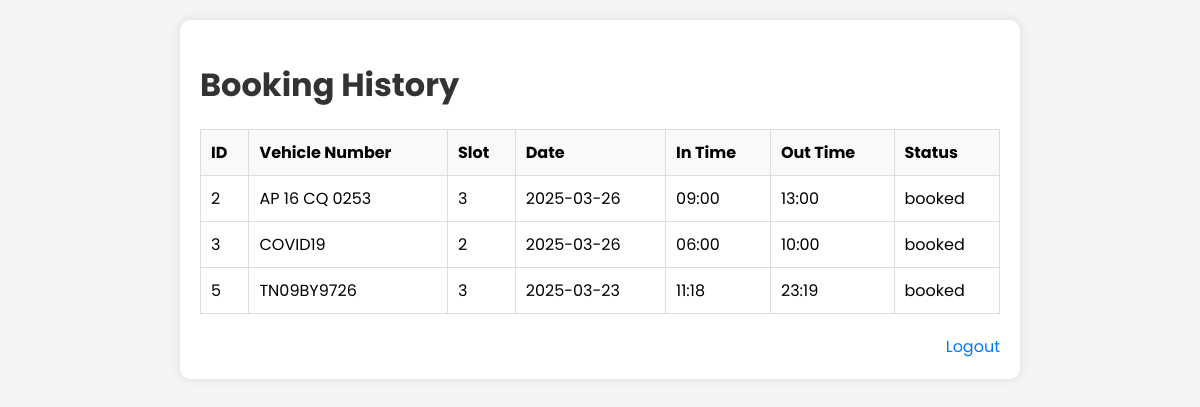
The app's page /history (signed in) with its own data.
### tables this page shows
CREATE TABLE bookings (
    id INTEGER PRIMARY KEY AUTOINCREMENT,
    user_id INTEGER NOT NULL,
    slot_id INTEGER NOT NULL,
    date TEXT NOT NULL,
    in_time TEXT NOT NULL,
    out_time TEXT NOT NULL,
    vehicle_number TEXT NOT NULL,
    mobile_number TEXT NOT NULL,  -- Added Mobile Number Field
    status TEXT DEFAULT 'available', -- 'available' or 'booked'
    FOREIGN KEY (user_id) REFERENCES users (id)
);

### app.py (the view)
@app.route('/history')
def history():
    if 'user_id' not in session:
        return redirect(url_for('login'))
    conn = get_db_connection()
    bookings = conn.execute('''
        SELECT id, vehicle_number, slot_id, date, in_time, out_time, status
        FROM bookings
        WHERE user_id = ?
    ''', (session['user_id'],)).fetchall()
    conn.close()
    return render_template('history.html', bookings=bookings)

### app.py (called while the page is built)
def get_db_connection():
    conn = sqlite3.connect(DATABASE)
    conn.row_factory = sqlite3.Row
    return conn

### templates/history.html (shortened to what this page needs)
<!DOCTYPE html>
<html>
<head>
</head>
<body>
    <div class="container">
        <h1>Booking History</h1>
        <table>
            <thead>
                <tr>
                    <th>ID</th>
                    <th>Vehicle Number</th>
                    <th>Slot</th>
                    <th>Date</th>
                    <th>In Time</th>
                    <th>Out Time</th>
                    <th>Status</th>
                </tr>
            </thead>
            <tbody>
                {% for booking in bookings %}
                <tr>
                    <td>{{ booking.id }}</td>
                    <td>{{ booking.vehicle_number }}</td>
                    <td>{{ booking.slot_id }}</td>
                    <td>{{ booking.date }}</td>
                    <td>{{ booking.in_time }}</td>
                    <td>{{ booking.out_time }}</td>
                    <td>{{ booking.status }}</td>
                </tr>
                {% endfor %}
            </tbody>
        </table>
        <div class="logout">
            <a href="{{ url_for('logout') }}">Logout</a>
        </div>
    </div>
</body>
</html>

### templates/history.html (style rules this page uses)
body { font-family: 'Poppins', sans-serif; background-color: #f4f4f4; margin: 0; padding: 20px; }
.container { background: #fff; padding: 20px; border-radius: 10px; box-shadow: 0 0 10px rgba(0, 0, 0, 0.1); max-width: 800px; margin: 0 auto; }
h1 { margin-bottom: 20px; color: #333; }
table { width: 100%; border-collapse: collapse; margin-bottom: 20px; }
th, td { padding: 10px; border: 1px solid #ddd; text-align: left; }
th { background-color: #f8f9fa; }
.logout { text-align: right; }
.logout a { color: #007bff; text-decoration: none; }

### records on screen
bookings: id "2", vehicle_number "AP 16 CQ 0253", slot_id "3", date "2025-03-26", in_time "09:00", out_time "13:00", status "booked"
bookings: id "3", vehicle_number "COVID19", slot_id "2", date "2025-03-26", in_time "06:00", out_time "10:00", status "booked"
bookings: id "5", vehicle_number "TN09BY9726", slot_id "3", date "2025-03-23", in_time "11:18", out_time "23:19", status "booked"
